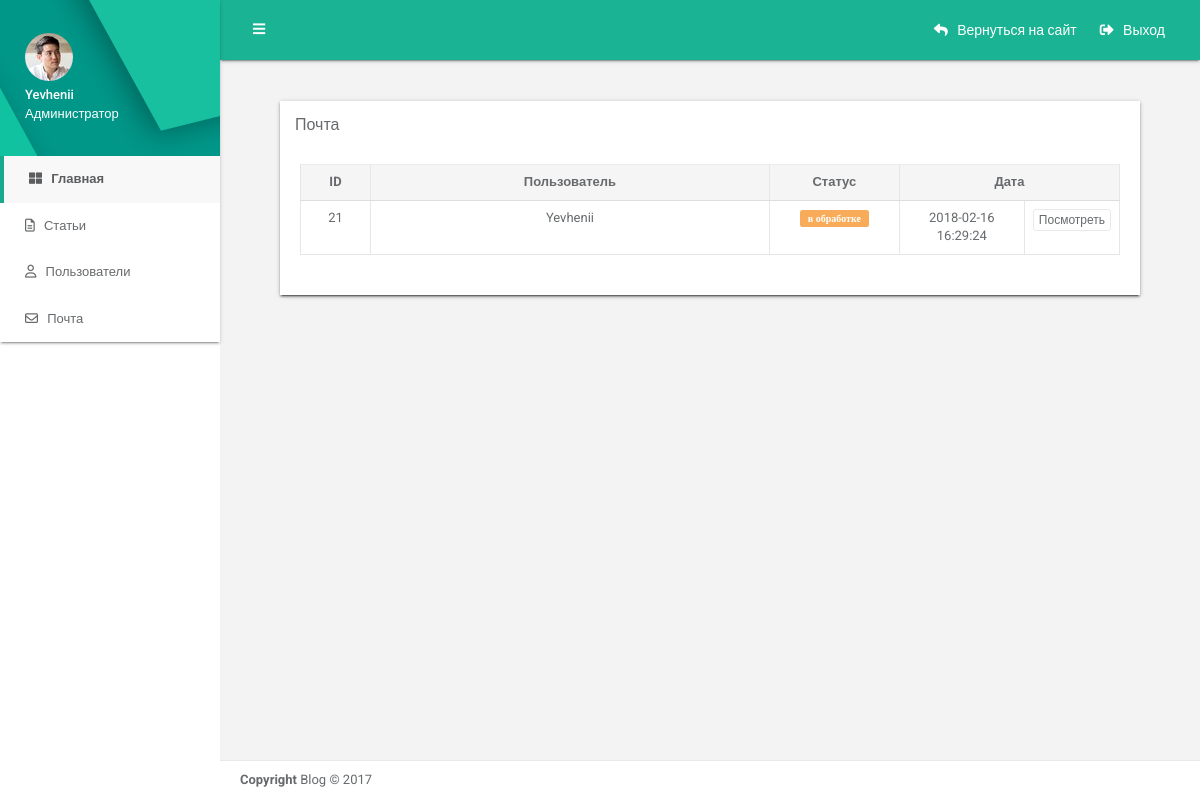
/admin/mail-list.php (signed in), run on the app's committed database.
### tables this page shows
CREATE TABLE `mail` (
  `id` int(11) NOT NULL,
  `userId` int(11) NOT NULL,
  `mailTitle` char(20) NOT NULL,
  `mailText` text NOT NULL,
  `status` tinyint(1) NOT NULL,
  `date` datetime NOT NULL
);

CREATE TABLE `user` (
  `id` int(11) NOT NULL,
  `name` char(50) NOT NULL,
  `email` char(50) NOT NULL,
  `pass` char(250) NOT NULL,
  `userGroup` tinyint(10) NOT NULL,
  `status` tinyint(1) NOT NULL,
  `photo` char(50) NOT NULL,
  `regDate` date NOT NULL
);

### src/function.php (called while the page is built, shortened)
<?php
function mysqliquery($query){
	$host = '000';
	$database = '000';
	$user = '000';
	$password = '000';
	$link = mysqli_connect($host, $user, $password, $database)
	or die("Ошибка " . mysqli_error($link));
	mysqli_query($link, "SET NAMES 'utf8' COLLATE 'utf8_general_ci'");
	mysqli_query($link, "SET CHARACTER SET 'utf8'");
	$result = mysqli_query($link, $query) or die("Ошибка " . mysqli_error($link));
	return $result;
}
function getAllValue($table){
	$query = "SELECT *  FROM `" . $table . "`";
	$result = mysqliquery($query);
	return $result;
}
function getValue($table, $id){
	$query = "SELECT *  FROM `" . $table . "`  WHERE `id` = " . $id;
	$result = mysqliquery($query);
	return $result;
}

### src/admin/mail-list.php (the view)
<?php
include_once "block_header.php";
$result = getAllValue("mail");
?>
	<div class="wrapper wrapper-content animated fadeIn">
		<div class="p-w-md m-t-sm">
			<div class="row">
				<div class="col-lg-12">
					<div class="ibox">
						<div class="ibox float-e-margins">
							<div class="ibox-title">
								<h5>Почта</h5>
							</div>
							<div class="ibox-content">
								<table class="table table-bordered text-center">
									<thead>
									<tr>
										<th class="text-center" style="width:70px;">ID</th>
										<th class="text-center">Пользователь</th>
										<th class="text-center" style="width:130px;">Статус</th>
										<th class="text-center" colspan="2">Дата</th>
									</tr>
									</thead>
									<tbody>
									<?php
									while($row = mysqli_fetch_assoc($result)) {
										$result2 = getValue("user", $row['userId']);
										while($row2 = mysqli_fetch_assoc($result2)) {
											$userName = $row2['name'];
										}
										echo "<tr>";
										echo ("<td class='text-center'>" . $row['id'] . "</td>") ;
										echo ("<td>" . $userName . "</td>") ;
										if ($row['status'] == 1){
											echo ("<td style='width:125px;'><span class='label label-primary'> Готово </span></td>") ;
										}
										else{
											echo ("<td style='width:125px;'><span class='label label-warning'> в обработке </span></td>") ;
										}
										echo ("<td style='width:125px;'>" . $row['date'] . "</td>") ;
										echo ("<td style='width:80px;'><a class='btn-white btn btn-xs' href='mail.php?id=" . $row['id'] . "'>Посмотреть</a></td>") ;
										echo "</tr>";
									}
									?>
									</tbody>
								</table>
							</div>
						</div>
					</div>
				</div>
			</div>
		</div>
	</div>
<?php
include_once "block_footer.php"
?>

### data on the page
mail: id "21", userId.name "Yevhenii", status "в обработке", date "2018-02-16 16:29:24"

### other printed values
$_SESSION['name'] "Yevhenii"
